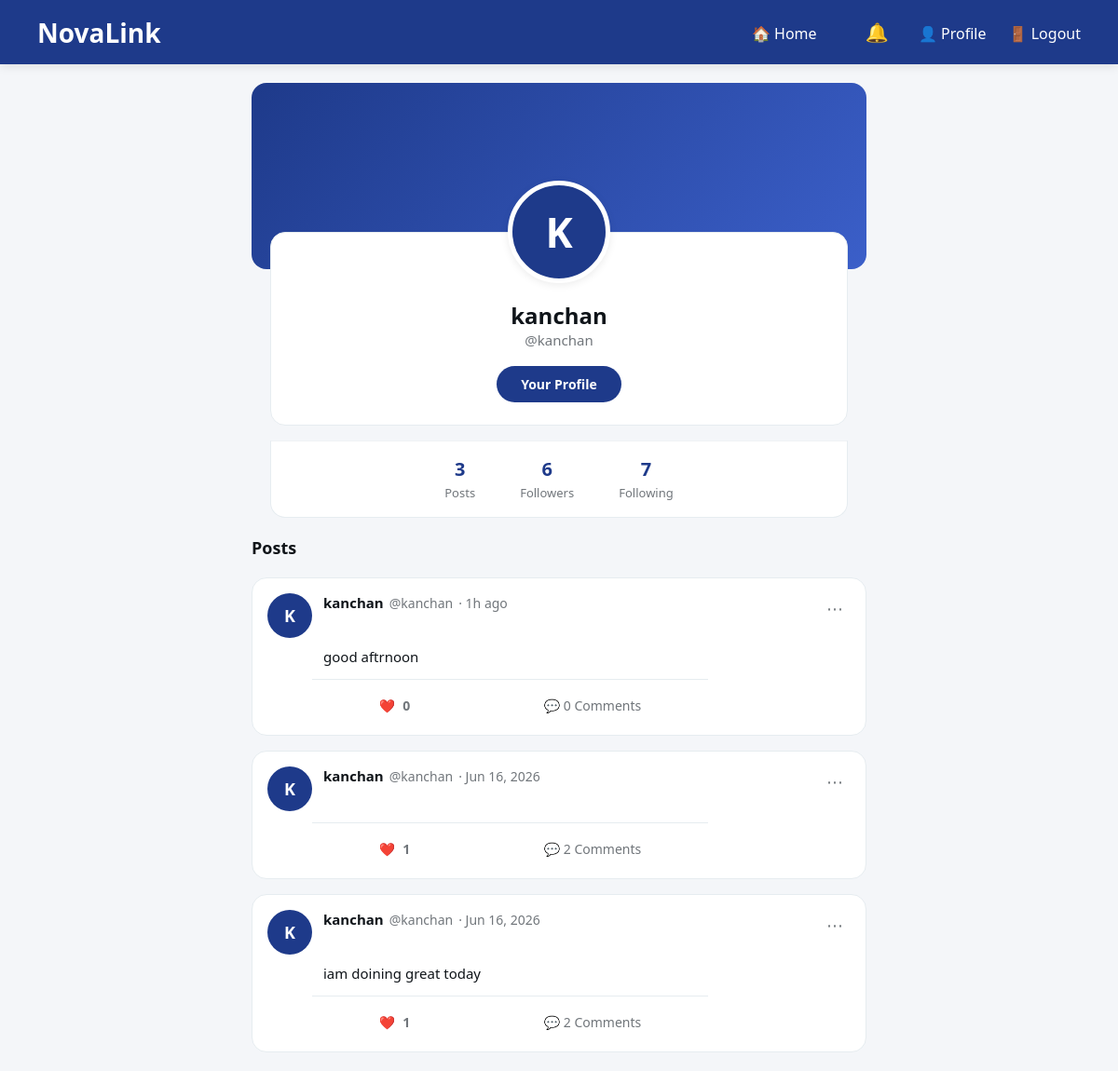
Screenshot of /profile/kanchan (signed in) with the database file from the repository.
### tables this page shows
CREATE TABLE users(
    id INTEGER PRIMARY KEY AUTOINCREMENT,
    username TEXT NOT NULL,
    email TEXT UNIQUE,
    password TEXT
, bio TEXT, profile_image TEXT, cover_image TEXT, location TEXT, website TEXT);

CREATE TABLE posts(
    id INTEGER PRIMARY KEY AUTOINCREMENT,
    user_id INTEGER,
    content TEXT,
    created_at TIMESTAMP DEFAULT CURRENT_TIMESTAMP
, image TEXT);

### app.py (the view)
@app.route("/profile/<username>")
def profile(username):
    if "user_id" not in session:
        return redirect("/login")
    conn = sqlite3.connect("database.db")
    cursor = conn.cursor()
    cursor.execute("""
        SELECT
            id,
            username,
            email,
            bio,
            profile_image,
            cover_image,
            location,
            website
        FROM users
        WHERE username=?
    """, (username,))
    profile_user = cursor.fetchone()
    if not profile_user:
        conn.close()
        return "User not found"
    profile_id = profile_user[0]
    cursor.execute("""
        SELECT COUNT(*)
        FROM followers
        WHERE following_id=?
    """, (profile_id,))
    followers_count = cursor.fetchone()[0]
    cursor.execute("""
        SELECT COUNT(*)
        FROM followers
        WHERE follower_id=?
    """, (profile_id,))
    following_count = cursor.fetchone()[0]
    cursor.execute("""
        SELECT id
        FROM followers
        WHERE follower_id=?
        AND following_id=?
    """,
    (
        session["user_id"],
        profile_id
    ))
    is_following = cursor.fetchone() is not None
    cursor.execute("""
        SELECT
            posts.id,
            posts.content,
            posts.created_at,
            COUNT(likes.id) AS likes,
            posts.image,
            (
                SELECT COUNT(*)
                FROM comments
                WHERE comments.post_id = posts.id
            ) AS comment_count
        FROM posts

        LEFT JOIN likes
        ON posts.id = likes.post_id

        WHERE posts.user_id=?

        GROUP BY posts.id

        ORDER BY posts.created_at DESC

    """,
    (profile_id,))
    posts = cursor.fetchall()
    posts = [list(p) for p in posts]
    for p in posts:
        p[2] = time_ago(p[2])
    cursor.execute("""
        SELECT
            comments.id,
            comments.post_id,
            comments.user_id,
            users.username,
            comments.comment,
            comments.created_at
        FROM comments
        JOIN users
        ON comments.user_id = users.id
        WHERE comments.post_id IN (
            SELECT id FROM posts WHERE user_id=?
        )
        ORDER BY comments.id ASC
    """, (profile_id,))
    comments = cursor.fetchall()
    conn.close()
    return render_template(
        "profile.html",
        profile_user=profile_user,
        posts=posts,
        comments=comments,
        followers_count=followers_count,
        following_count=following_count,
        is_following=is_following
    )

### app.py (called while the page is built)
def time_ago(timestamp_str):
    if not timestamp_str:
        return "Just now"
    try:
        ts = datetime.strptime(timestamp_str, "%Y-%m-%d %H:%M:%S")
        ts = ts.replace(tzinfo=timezone.utc)
    except (ValueError, TypeError):
        return timestamp_str
    now = datetime.now(timezone.utc)
    seconds = (now - ts).total_seconds()
    if seconds < 0:
        seconds = 0
    if seconds < 60:
        return "Just now"
    elif seconds < 3600:
        return f"{int(seconds // 60)}m ago"
    elif seconds < 86400:
        return f"{int(seconds // 3600)}h ago"
    elif seconds < 604800:
        return f"{int(seconds // 86400)}d ago"
    else:
        return ts.strftime("%b %d, %Y")

@app.before_request
def before_request():
    print("➡ Request:", request.method, request.path)

### templates/profile.html (shortened to what this page needs)
<!DOCTYPE html>
<html lang="en">
<head>
<link rel="stylesheet" href="{{ url_for('static', filename='style.css') }}">
</head>
<body>
<nav class="navbar">
    <div class="logo">
        NovaLink
    </div>
    <div class="nav-links">
        <a href="{{ url_for('feed') }}">
            🏠 Home
        </a>
        {% if session.get('username') %}
        <div class="notif-wrapper">
            <a href="#" class="notif-bell" id="notifBellBtn" onclick="toggleNotifDropdown(event)">
                🔔
            </a>
        </div>
        {% endif %}
        {% if session.get('username') %}
        <a href="{{ url_for('profile', username=session.get('username')) }}">
            👤 Profile
        </a>
        {% endif %}
        <a href="{{ url_for('logout') }}">
            🚪 Logout
        </a>
    </div>
</nav>
<div class="profile-container">
    <div class="profile-cover"></div>
    <div class="profile-info">
        <div class="profile-avatar-large">
            {{ profile_user[1][0]|upper }}
        </div>
        <div class="profile-details">
            <h1>
                {{ profile_user[1] }}
            </h1>
            <p class="profile-username">
                @{{ profile_user[1] }}
            </p>
        </div>
        <div class="profile-buttons">
            {% if profile_user[0] != session.get("user_id") %}
                {% if is_following %}
                <a href="{{ url_for('follow', user_id=profile_user[0]) }}">
                    <button class="profile-btn unfollow">
                        Unfollow
                    </button>
                </a>
                {% else %}
                <a href="{{ url_for('follow', user_id=profile_user[0]) }}">
                    <button class="profile-btn follow">
                        Follow
                    </button>
                </a>
                {% endif %}
            {% else %}
                <button class="profile-btn edit">
                    Your Profile
                </button>
            {% endif %}
        </div>
    </div>
<div class="profile-stats">
    <div class="stat-box">
        <h2>
            {{ posts|length }}
        </h2>
        <span>
            Posts
        </span>
    </div>
    <div class="stat-box">
        <h2>
            {{ followers_count }}
        </h2>
        <span>
            Followers
        </span>
    </div>
    <div class="stat-box">
        <h2>
            {{ following_count }}
        </h2>
        <span>
            Following
        </span>
    </div>
</div>
<div class="profile-posts">
<h2>
    Posts
</h2>
{% if posts %}
{% for post in posts %}
<div class="post" id="post-{{ post[0] }}">
    <div class="post-header">
        <div class="avatar">
            {{ profile_user[1][0]|upper }}
        </div>
        <div class="post-user-info">
            <div class="post-user-details">
                <span class="post-user">{{ profile_user[1] }}</span>
                <span class="post-username">@{{ profile_user[1] }}</span>
                <span class="post-timestamp">· {{ post[2] if post[2] else 'Just now' }}</span>
            </div>
            {% if profile_user[0] == session.get("user_id") %}
            <div class="menu-wrapper">
                <button class="menu-btn">⋯</button>
            </div>
            {% endif %}
        </div>
    </div>
    {% if post[1] %}
    <div class="post-content">
        {{ post[1] }}
    </div>
    {% endif %}
    <div class="post-actions">
        <button
            class="like-btn"
            onclick="likePost({{ post[0] }}, this)">
            ❤️ <span class="like-count">{{ post[3] }}</span>
        </button>
        <button
            type="button"
            class="comment-btn"
            onclick="toggleComments('{{ post[0] }}')">
            💬 {{ post[5] }} Comments
        </button>
    </div>
</div>
{% endfor %}
{% endif %}
</div>
</div>
</body>
</html>

### static/style.css (style rules this page uses)
* { margin:0; padding:0; box-sizing:border-box; font-family: "Segoe UI", sans-serif; }
body { background:#f4f6f9; color:#333; }
.navbar { background:#1e3a8a; color:white; padding:15px 40px; display:flex; justify-content:space-between; align-items:center; position: sticky; top: 0; z-index: 100; box-shadow: 0 2px 10px rgba(0,0,0,0.1); }
.logo { font-size:28px; font-weight:bold; }
.nav-links a { color:white; text-decoration:none; margin-left:20px; font-weight:500; }
.post { background: white; border-radius: 16px; border: 1px solid #e6ecf0; padding: 16px; transition: background 0.2s; }
.post-header { display: flex; gap: 12px; margin-bottom: 8px; }
.post-header .avatar { width: 48px; height: 48px; border-radius: 50%; background: #1e3a8a; display: flex; align-items: center; justify-content: center; color: white; font-weight: bold; font-size: 18px; flex-shrink: 0; }
.post-user-info { flex: 1; display: flex; justify-content: space-between; align-items: flex-start; }
.post-user-details { display: flex; align-items: center; gap: 6px; flex-wrap: wrap; }
.post-user { font-weight: 700; color: #0f1419; font-size: 15px; text-decoration: none; }
.post-username { color: #71767b; font-size: 14px; }
.post-timestamp { color: #71767b; font-size: 14px; }
.post-content { padding-left: 60px; font-size: 15px; line-height: 1.6; color: #0f1419; margin-bottom: 12px; word-wrap: break-word; }
.post-actions { display: flex; justify-content: space-around; padding-top: 12px; margin-left: 48px; border-top: 1px solid #e6ecf0; max-width: 425px; }
.post-actions a, .post-actions button { display: flex; align-items: center; gap: 8px; background: none; border: none; color: #71767b; font-size: 14px; padding: 6px 12px; border-radius: 30px; cursor: pointer; transition: all 0.2s; text-decoration: none; }
.like-btn { color: #71767b !important; }
.like-count { font-weight: 600; }
.menu-wrapper { position: relative; }
.menu-btn { background: none; border: none; color: #71767b; font-size: 18px; padding: 4px 8px; border-radius: 30px; cursor: pointer; transition: background 0.2s; }
.profile-container { max-width:700px; margin:0 auto; padding:20px; display:flex; flex-direction:column; gap:16px; }
.profile-cover { width:100%; height:200px; background:linear-gradient(135deg,#1e3a8a,#3b5fc9); border-radius:16px; }
.profile-info { background:#fff; border:1px solid #e6ecf0; margin:-56px 20px 0; padding:20px 24px 24px; border-radius:16px; text-align:center; position:relative; display:flex; flex-direction:column; align-items:center; }
.profile-avatar-large { width:110px; height:110px; margin:-76px auto 14px; border-radius:50%; background:#1e3a8a; color:#fff; border:5px solid #fff; display:flex; align-items:center; justify-content:center; font-size:44px; font-weight:bold; box-shadow:0 2px 8px rgba(0,0,0,.08); }
.profile-details h1 { margin:4px 0 0; font-size:24px; font-weight:700; color:#0f1419; }
.profile-details .profile-username { color:#71767b; font-size:15px; margin-bottom:6px; }
.profile-buttons { margin-top:12px; }
.profile-stats { display:flex; justify-content:center; gap:48px; margin:0 20px; padding:16px 0; background:#fff; border:1px solid #e6ecf0; border-top:1px solid #f0f2f5; border-radius:0 0 16px 16px; }
.stat-box { text-align:center; }
.stat-box h2 { margin:0; color:#1e3a8a; font-size:20px; font-weight:700; }
.stat-box span { color:#71767b; font-size:13px; }
.profile-btn { padding:10px 26px; border:none; border-radius:30px; color:white; font-size:14px; font-weight:600; cursor:pointer; transition:background .2s; }
.edit { background:#1e3a8a; }
.profile-posts { margin-top:4px; display:flex; flex-direction:column; gap:16px; }
.profile-posts h2 { margin:0 0 4px; font-size:18px; font-weight:700; color:#0f1419; }
.notif-wrapper { position: relative; display: inline-flex; align-items: center; margin-left: 20px; }
.notif-bell { position: relative; color: white; text-decoration: none; font-size: 20px; display: inline-flex; align-items: center; padding: 6px 8px; border-radius: 30px; transition: background 0.2s; }

### rows the page displays
users: username "K", username "kanchan"
posts: content "good aftrnoon", post "0"
posts: created_at "Jun 16, 2026", post "1", user "2"
posts: created_at "Jun 16, 2026", content "iam doining great today", id "1", user "2"

### other values shown
{{ posts|length }} "3"
{{ followers_count }} "6"
{{ following_count }} "7"
